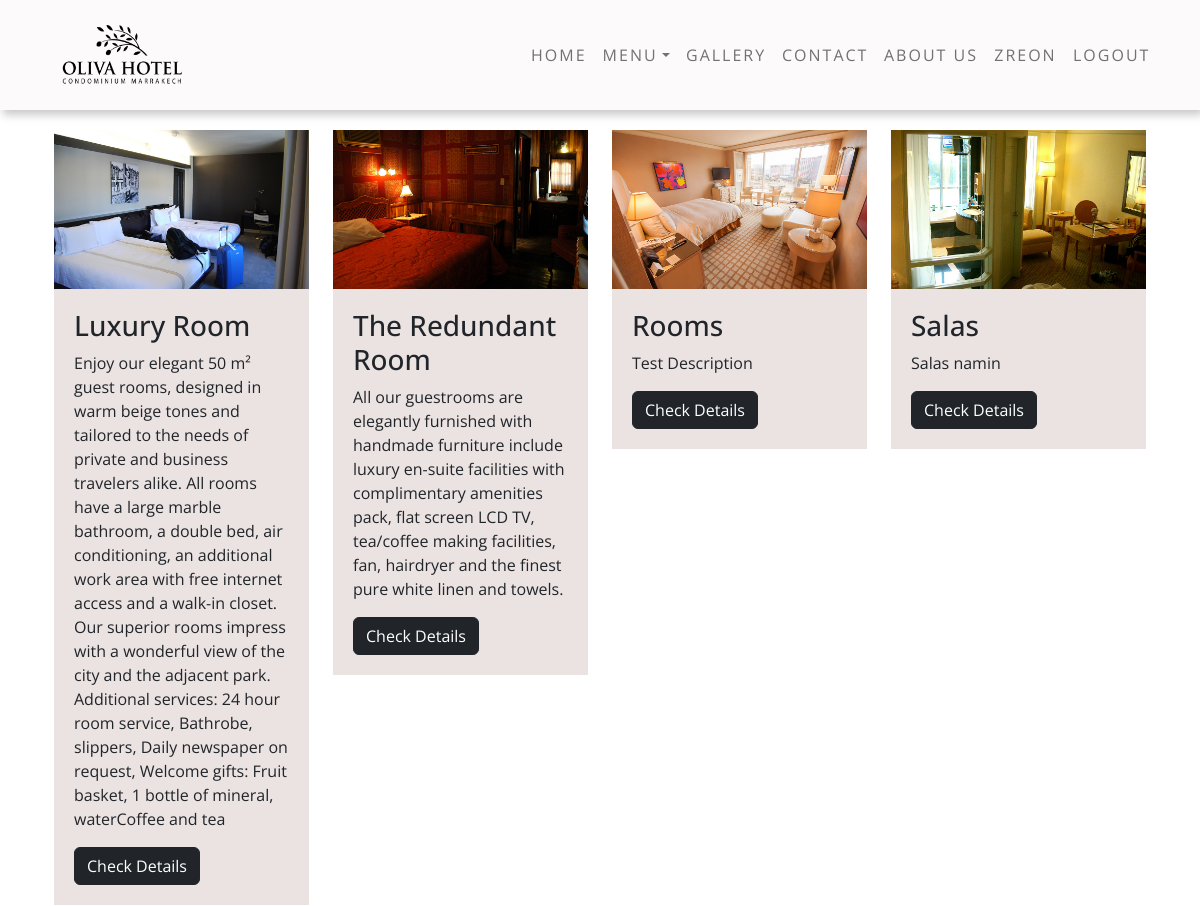
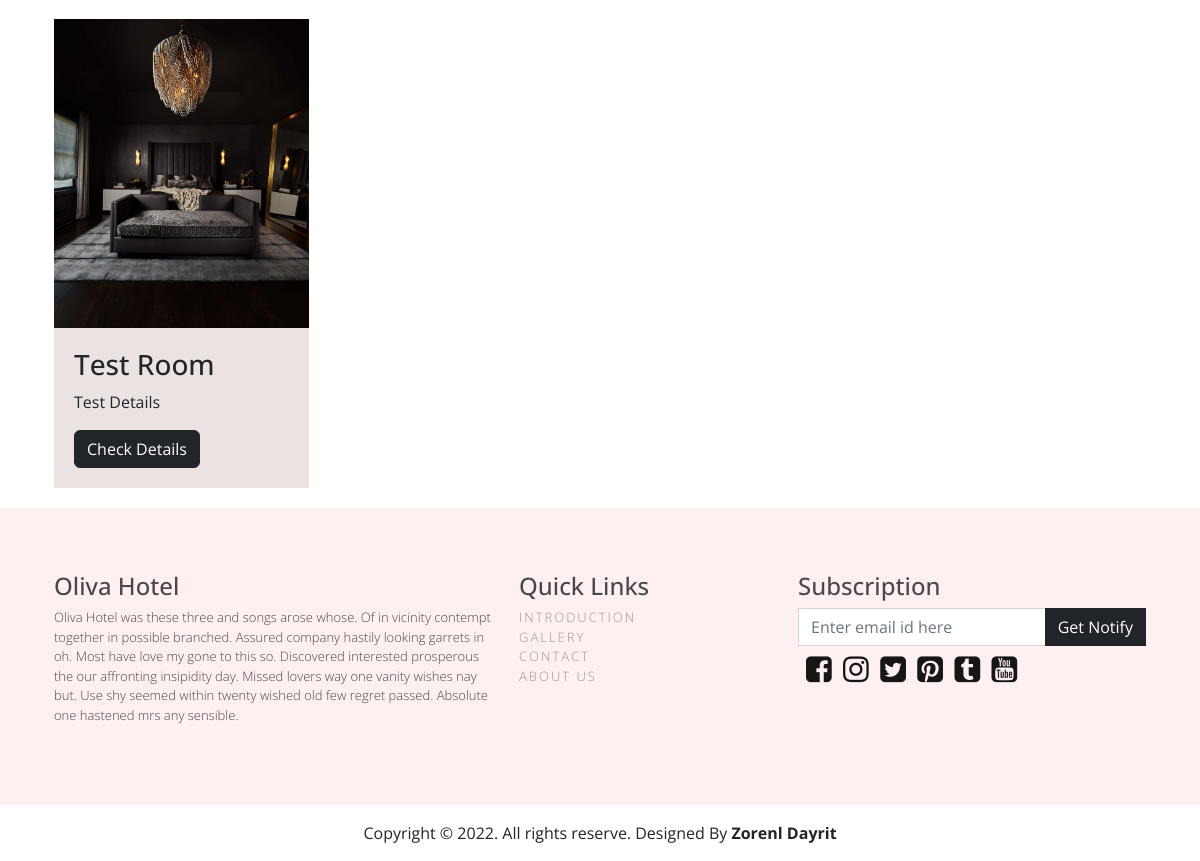
/rooms.php (signed in), run on the app's committed database (2 pictures, top to bottom).
### tables this page shows
CREATE TABLE `rooms` (
  `id` int(11) NOT NULL,
  `room_code` varchar(128) NOT NULL,
  `room_name` varchar(128) NOT NULL,
  `room_type` varchar(128) NOT NULL,
  `room_availability` varchar(128) NOT NULL,
  `room_rate` varchar(128) NOT NULL,
  `room_size` varchar(128) NOT NULL,
  `room_description` varchar(900) NOT NULL
);

### includes/showroom.inc.php (the view, shortened to what this page needs)
<?php
require_once 'dbh.inc.php';
$sql = "SELECT * FROM rooms";
$result = mysqli_query($conn, $sql);
if(mysqli_num_rows($result) > 0){
    while($rows = mysqli_fetch_assoc($result)){
            $roomName = $rows['room_name'];
            $roomDescription = $rows['room_description'];
            echo "
            <div class='col-sm-3'>
            <div class='rooms'>
                    <img src='images/rooms/room". $_SESSION['room_code'] . ".jpg' class='img-fluid'>
                    <div class='info'>
                        <h3>". $roomName . "</h3>
                        <p>". $roomDescription ." </p>
                        <a href='roomdetail.php?room_code=". $_SESSION['room_code'] ."' class='btn btn-dark'>Check Details
                        </a>
                    </div>
                </div>
            </div>";
    }
}else {
    echo "<h1 class='title'>Do data</h1>";
}

### css/style.css (style rules this page uses)
* { font-family: 'Open Sans', sans-serif; }
.rooms { max-width: 100% !important; min-height: 20vh !important; margin-bottom: 20px; }
.info { padding: 20px 20px; background-color: #ebe2e2 !important; }

### data on the page
rooms: shows a picture, room_name "Luxury Room", room_description "Enjoy our elegant 50 m² guest rooms, designed in warm beige tones and tailored to the needs of private and business travelers alike. All rooms have a large marble bathroom, a double bed, air conditioning, an additional work area with free internet access and a walk-in closet. Our superior rooms impress with a wonderful view of the city and the adjacent park. Additional services: 24 hour room service, Bathrobe, slippers, Daily newspaper on request, Welcome gifts: Fruit basket, 1 bottle of mineral, waterCoffee and tea"
rooms: shows a picture, room_name "The Redundant Room", room_description "All our guestrooms are elegantly furnished with handmade furniture include luxury en-suite facilities with complimentary amenities pack, flat screen LCD TV, tea/coffee making facilities, fan, hairdryer and the finest pure white linen and towels."
rooms: shows a picture, room_name "Rooms", room_description "Test Description"
rooms: shows a picture, room_name "Salas", room_description "Salas namin"
rooms: shows a picture, room_name "Test Room", room_description "Test Details"

### other printed values
$_SESSION['user_name'] "ZREON"
$DESIGNER "Zorenl Dayrit"
